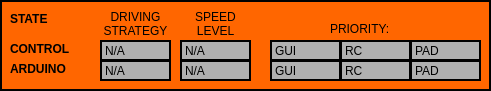
   <widget class="QFrame" name="frame_2">
    <property name="geometry">
     <rect>
      <x>200</x>
      <y>0</y>
      <width>491</width>
      <height>91</height>
     </rect>
    </property>
    <property name="palette">
     <palette>
      <active>
       <colorrole role="Button">
        <brush brushstyle="SolidPattern">
         <color alpha="255">
          <red>255</red>
          <green>102</green>
          <blue>0</blue>
         </color>
        </brush>
       </colorrole>
       <colorrole role="ButtonText">
        <brush brushstyle="SolidPattern">
         <color alpha="255">
          <red>255</red>
          <green>102</green>
          <blue>0</blue>
         </color>
        </brush>
       </colorrole>
       <colorrole role="Base">
        <brush brushstyle="SolidPattern">
         <color alpha="255">
          <red>255</red>
          <green>102</green>
          <blue>0</blue>
         </color>
        </brush>
       </colorrole>
       <colorrole role="Window">
        <brush brushstyle="SolidPattern">
         <color alpha="255">
          <red>255</red>
          <green>102</green>
          <blue>0</blue>
         </color>
        </brush>
       </colorrole>
      </active>
      <inactive>
       <colorrole role="Button">
        <brush brushstyle="SolidPattern">
         <color alpha="255">
          <red>255</red>
          <green>102</green>
          <blue>0</blue>
         </color>
        </brush>
       </colorrole>
       <colorrole role="ButtonText">
        <brush brushstyle="SolidPattern">
         <color alpha="255">
          <red>255</red>
          <green>102</green>
          <blue>0</blue>
         </color>
        </brush>
       </colorrole>
       <colorrole role="Base">
        <brush brushstyle="SolidPattern">
         <color alpha="255">
          <red>255</red>
          <green>102</green>
          <blue>0</blue>
         </color>
        </brush>
       </colorrole>
       <colorrole role="Window">
        <brush brushstyle="SolidPattern">
         <color alpha="255">
          <red>255</red>
          <green>102</green>
          <blue>0</blue>
         </color>
        </brush>
       </colorrole>
      </inactive>
      <disabled>
       <colorrole role="Button">
        <brush brushstyle="SolidPattern">
         <color alpha="255">
          <red>255</red>
          <green>102</green>
          <blue>0</blue>
         </color>
        </brush>
       </colorrole>
       <colorrole role="ButtonText">
        <brush brushstyle="SolidPattern">
         <color alpha="255">
          <red>120</red>
          <green>120</green>
          <blue>120</blue>
         </color>
        </brush>
       </colorrole>
       <colorrole role="Base">
        <brush brushstyle="SolidPattern">
         <color alpha="255">
          <red>255</red>
          <green>102</green>
          <blue>0</blue>
         </color>
        </brush>
       </colorrole>
       <colorrole role="Window">
        <brush brushstyle="SolidPattern">
         <color alpha="255">
          <red>255</red>
          <green>102</green>
          <blue>0</blue>
         </color>
        </brush>
       </colorrole>
      </disabled>
     </palette>
    </property>
    <property name="styleSheet">
     <string notr="true">background-color: rgb(255, 102, 0);</string>
    </property>
    <property name="frameShape">
     <enum>QFrame::Box</enum>
    </property>
    <property name="frameShadow">
     <enum>QFrame::Plain</enum>
    </property>
    <property name="lineWidth">
     <number>2</number>
    </property>
    <widget class="QLabel" name="pcModeLabel">
     <property name="geometry">
      <rect>
       <x>100</x>
       <y>40</y>
       <width>71</width>
       <height>21</height>
      </rect>
     </property>
     <property name="styleSheet">
      <string notr="true">background-color: rgb(176, 176, 176);</string>
     </property>
     <property name="frameShape">
      <enum>QFrame::Box</enum>
     </property>
     <property name="lineWidth">
      <number>2</number>
     </property>
     <property name="text">
      <string>N/A</string>
     </property>
     <property name="textFormat">
      <enum>Qt::AutoText</enum>
     </property>
    </widget>
    <widget class="QLabel" name="arduinoModeLabel">
     <property name="geometry">
      <rect>
       <x>100</x>
       <y>60</y>
       <width>71</width>
       <height>21</height>
      </rect>
     </property>
     <property name="styleSheet">
      <string notr="true">background-color: rgb(176, 176, 176);</string>
     </property>
     <property name="frameShape">
      <enum>QFrame::Box</enum>
     </property>
     <property name="lineWidth">
      <number>2</number>
     </property>
     <property name="text">
      <string>N/A</string>
     </property>
     <property name="textFormat">
      <enum>Qt::AutoText</enum>
     </property>
    </widget>
    <widget class="QLabel" name="label_12">
     <property name="geometry">
      <rect>
       <x>180</x>
       <y>10</y>
       <width>71</width>
       <height>27</height>
      </rect>
     </property>
     <property name="font">
      <font>
       <pointsize>9</pointsize>
      </font>
     </property>
     <property name="text">
      <string>&lt;html&gt;&lt;head/&gt;&lt;body&gt;&lt;p align=&quot;center&quot;&gt;SPEED&lt;br/&gt;LEVEL&lt;/p&gt;&lt;/body&gt;&lt;/html&gt;</string>
     </property>
     <property name="alignment">
      <set>Qt::AlignCenter</set>
     </property>
    </widget>
    <widget class="QLabel" name="pcSpeedLabel">
     <property name="geometry">
      <rect>
       <x>180</x>
       <y>40</y>
       <width>71</width>
       <height>21</height>
      </rect>
     </property>
     <property name="styleSheet">
      <string notr="true">background-color: rgb(176, 176, 176);</string>
     </property>
     <property name="frameShape">
      <enum>QFrame::Box</enum>
     </property>
     <property name="lineWidth">
      <number>2</number>
     </property>
     <property name="text">
      <string>N/A</string>
     </property>
     <property name="textFormat">
      <enum>Qt::AutoText</enum>
     </property>
    </widget>
    <widget class="QLabel" name="arduinoSpeedLabel">
     <property name="geometry">
      <rect>
       <x>180</x>
       <y>60</y>
       <width>71</width>
       <height>21</height>
      </rect>
     </property>
     <property name="styleSheet">
      <string notr="true">background-color: rgb(176, 176, 176);</string>
     </property>
     <property name="frameShape">
      <enum>QFrame::Box</enum>
     </property>
     <property name="lineWidth">
      <number>2</number>
     </property>
     <property name="text">
      <string>N/A</string>
     </property>
     <property name="textFormat">
      <enum>Qt::AutoText</enum>
     </property>
    </widget>
    <widget class="QLabel" name="label_14">
     <property name="geometry">
      <rect>
       <x>330</x>
       <y>20</y>
       <width>81</width>
       <height>17</height>
      </rect>
     </property>
     <property name="text">
      <string>PRIORITY:</string>
     </property>
    </widget>
    <widget class="QLabel" name="guiPriorityLabelPc">
     <property name="geometry">
      <rect>
       <x>270</x>
       <y>40</y>
       <width>71</width>
       <height>21</height>
      </rect>
     </property>
     <property name="styleSheet">
      <string notr="true">background-color: rgb(176, 176, 176);</string>
     </property>
     <property name="frameShape">
      <enum>QFrame::Box</enum>
     </property>
     <property name="lineWidth">
      <number>2</number>
     </property>
     <property name="text">
      <string>GUI</string>
     </property>
     <property name="textFormat">
      <enum>Qt::AutoText</enum>
     </property>
    </widget>
    <widget class="QLabel" name="rcPriorityLabelPc">
     <property name="geometry">
      <rect>
       <x>340</x>
       <y>40</y>
       <width>71</width>
       <height>21</height>
      </rect>
     </property>
     <property name="styleSheet">
      <string notr="true">background-color: rgb(176, 176, 176);</string>
     </property>
     <property name="frameShape">
      <enum>QFrame::Box</enum>
     </property>
     <property name="lineWidth">
      <number>2</number>
     </property>
     <property name="text">
      <string>RC</string>
     </property>
     <property name="textFormat">
      <enum>Qt::AutoText</enum>
     </property>
    </widget>
    <widget class="QLabel" name="padPriorityLabelPc">
     <property name="geometry">
      <rect>
       <x>410</x>
       <y>40</y>
       <width>71</width>
       <height>21</height>
      </rect>
     </property>
     <property name="styleSheet">
      <string notr="true">background-color: rgb(176, 176, 176);</string>
     </property>
     <property name="frameShape">
      <enum>QFrame::Box</enum>
     </property>
     <property name="lineWidth">
      <number>2</number>
     </property>
     <property name="text">
      <string>PAD</string>
     </property>
     <property name="textFormat">
      <enum>Qt::AutoText</enum>
     </property>
    </widget>
    <widget class="QLabel" name="label_7">
     <property name="geometry">
      <rect>
       <x>10</x>
       <y>40</y>
       <width>81</width>
       <height>17</height>
      </rect>
     </property>
     <property name="font">
      <font>
       <weight>75</weight>
       <bold>true</bold>
      </font>
     </property>
     <property name="text">
      <string>CONTROL</string>
     </property>
    </widget>
    <widget class="QLabel" name="label_8">
     <property name="geometry">
      <rect>
       <x>10</x>
       <y>60</y>
       <width>81</width>
       <height>17</height>
      </rect>
     </property>
     <property name="font">
      <font>
       <weight>75</weight>
       <bold>true</bold>
      </font>
     </property>
     <property name="text">
      <string>ARDUINO</string>
     </property>
    </widget>
    <widget class="QLabel" name="padPriorityLabelArduino">
     <property name="geometry">
      <rect>
       <x>410</x>
       <y>60</y>
       <width>71</width>
       <height>21</height>
      </rect>
     </property>
     <property name="styleSheet">
      <string notr="true">background-color: rgb(176, 176, 176);</string>
     </property>
     <property name="frameShape">
      <enum>QFrame::Box</enum>
     </property>
     <property name="lineWidth">
      <number>2</number>
     </property>
     <property name="text">
      <string>PAD</string>
     </property>
     <property name="textFormat">
      <enum>Qt::AutoText</enum>
     </property>
    </widget>
    <widget class="QLabel" name="guiPriorityLabelArduino">
     <property name="geometry">
      <rect>
       <x>270</x>
       <y>60</y>
       <width>71</width>
       <height>21</height>
      </rect>
     </property>
     <property name="styleSheet">
      <string notr="true">background-color: rgb(176, 176, 176);</string>
     </property>
     <property name="frameShape">
      <enum>QFrame::Box</enum>
     </property>
     <property name="lineWidth">
      <number>2</number>
     </property>
     <property name="text">
      <string>GUI</string>
     </property>
     <property name="textFormat">
      <enum>Qt::AutoText</enum>
     </property>
    </widget>
    <widget class="QLabel" name="rcPriorityLabelArduino">
     <property name="geometry">
      <rect>
       <x>340</x>
       <y>60</y>
       <width>71</width>
       <height>21</height>
      </rect>
     </property>
     <property name="styleSheet">
      <string notr="true">background-color: rgb(176, 176, 176);</string>
     </property>
     <property name="frameShape">
      <enum>QFrame::Box</enum>
     </property>
     <property name="lineWidth">
      <number>2</number>
     </property>
     <property name="text">
      <string>RC</string>
     </property>
     <property name="textFormat">
      <enum>Qt::AutoText</enum>
     </property>
    </widget>
    <widget class="QLabel" name="label_29">
     <property name="geometry">
      <rect>
       <x>100</x>
       <y>10</y>
       <width>71</width>
       <height>28</height>
      </rect>
     </property>
     <property name="font">
      <font>
       <pointsize>9</pointsize>
      </font>
     </property>
     <property name="text">
      <string>&lt;html&gt;&lt;head/&gt;&lt;body&gt;&lt;p&gt;DRIVING&lt;br/&gt;STRATEGY&lt;/p&gt;&lt;/body&gt;&lt;/html&gt;</string>
     </property>
     <property name="alignment">
      <set>Qt::AlignCenter</set>
     </property>
    </widget>
    <widget class="QLabel" name="label_30">
     <property name="geometry">
      <rect>
       <x>10</x>
       <y>10</y>
       <width>81</width>
       <height>17</height>
      </rect>
     </property>
     <property name="font">
      <font>
       <weight>75</weight>
       <bold>true</bold>
      </font>
     </property>
     <property name="text">
      <string>STATE</string>
     </property>
    </widget>
   </widget>
